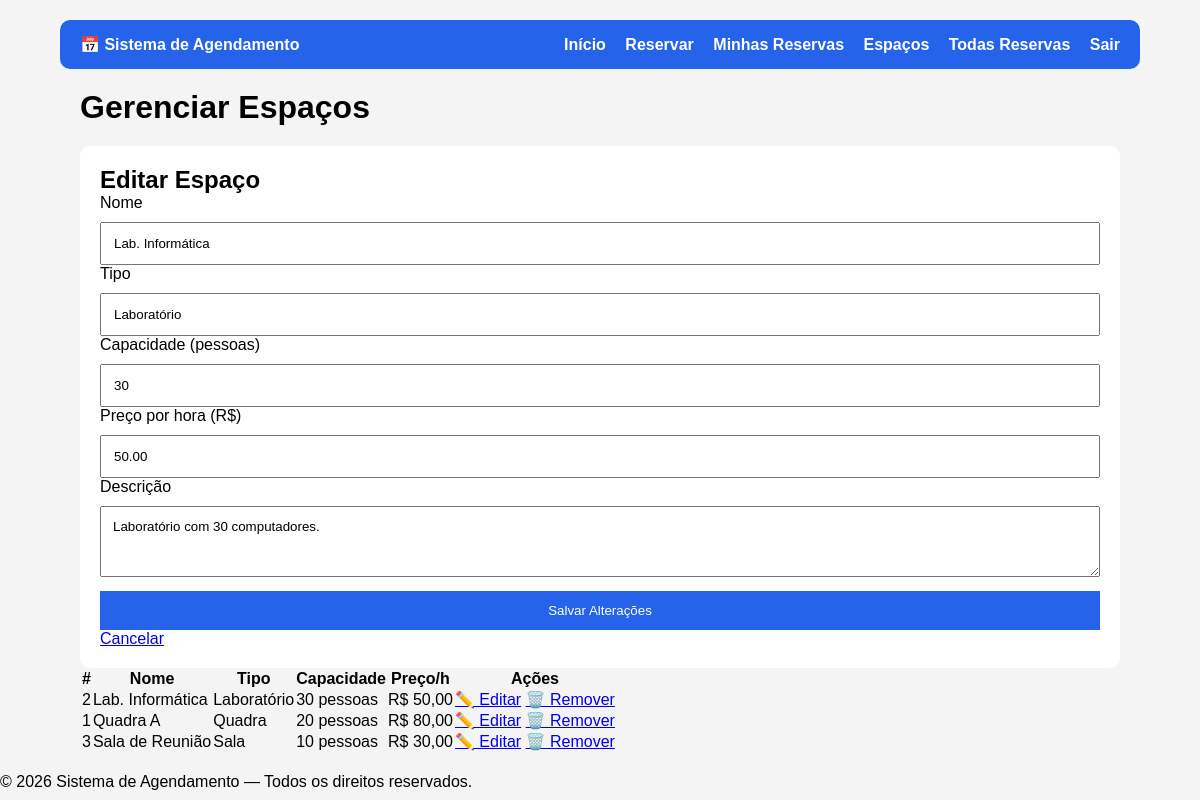
Page /admin_espacos.php?editar=2 (signed in) on the committed database.
### tables this page shows
CREATE TABLE IF NOT EXISTS espacos (
    id           INT AUTO_INCREMENT PRIMARY KEY,
    nome         VARCHAR(100)  NOT NULL,
    tipo         VARCHAR(60)   NOT NULL DEFAULT 'Espaço',    
    descricao    TEXT,
    capacidade   INT           DEFAULT NULL,
    preco_hora   DECIMAL(10,2) NOT NULL DEFAULT 0.00,
    ativo        TINYINT(1)    NOT NULL DEFAULT 1,
    criado_em    DATETIME NOT NULL DEFAULT CURRENT_TIMESTAMP
);

### public/admin_espacos.php (the view, shortened to what this page needs)
<?php
require '../config/conexao.php';
$modoEditar = null;
if (isset($_GET['editar'])) {
    $id = (int)$_GET['editar'];
    $stmtE = $conn->prepare('SELECT * FROM espacos WHERE id = ? AND ativo = 1');
    $stmtE->bind_param('i', $id);
    $stmtE->execute();
    $res = $stmtE->get_result();
    $modoEditar = $res->fetch_assoc();
}
$espacos = $conn->query('SELECT * FROM espacos WHERE ativo = 1 ORDER BY nome');
?>
<?php include '../includes/header.php'; ?>
<main class="container">
    <div class="page-top">
        <h1>Gerenciar Espaços</h1>
    </div>
    <div class="card">
        <h2><?= $modoEditar ? 'Editar Espaço' : 'Novo Espaço' ?></h2>
        <form method="POST">
            <div class="form-grid-2">
                <div>
                    <label>Nome</label>
                    <input type="text" name="nome" placeholder="Ex: Quadra B"
                           value="<?= htmlspecialchars($modoEditar['nome'] ?? $_POST['nome'] ?? '') ?>" required>
                </div>
                <div>
                    <label>Tipo</label>
                    <input type="text" name="tipo" placeholder="Ex: Quadra, Laboratório, Sala"
                           value="<?= htmlspecialchars($modoEditar['tipo'] ?? $_POST['tipo'] ?? '') ?>" required>
                </div>
                <div>
                    <label>Capacidade (pessoas)</label>
                    <input type="number" name="capacidade" min="1"
                           placeholder="Opcional"
                           value="<?= htmlspecialchars($modoEditar['capacidade'] ?? $_POST['capacidade'] ?? '') ?>">
                </div>
                <div>
                    <label>Preço por hora (R$)</label>
                    <input type="number" name="preco" step="0.01" min="0" placeholder="0.00"
                           value="<?= htmlspecialchars($modoEditar['preco_hora'] ?? $_POST['preco'] ?? '') ?>" required>
                </div>
            </div>
            <label>Descrição</label>
            <textarea name="descricao" rows="3" placeholder="Descreva o espaço..."><?= htmlspecialchars($modoEditar['descricao'] ?? $_POST['descricao'] ?? '') ?></textarea>
            <div class="form-acoes">
                <button type="submit" class="btn btn-primary">
                    <?= $modoEditar ? 'Salvar Alterações' : 'Cadastrar Espaço' ?>
                </button>
                <?php if ($modoEditar): ?>
                    <a href="admin_espacos.php" class="btn btn-outline">Cancelar</a>
                <?php endif; ?>
            </div>
        </form>
    </div>
    <?php if ($espacos->num_rows === 0): ?>
        <div class="alert alert-info">Nenhum espaço cadastrado.</div>
    <?php else: ?>
        <div class="tabela-wrap mt-1">
            <table class="tabela">
                <thead>
                    <tr>
                        <th>#</th>
                        <th>Nome</th>
                        <th>Tipo</th>
                        <th>Capacidade</th>
                        <th>Preço/h</th>
                        <th>Ações</th>
                    </tr>
                </thead>
                <tbody>
                <?php while ($e = $espacos->fetch_assoc()): ?>
                    <tr>
                        <td><?= $e['id'] ?></td>
                        <td><?= htmlspecialchars($e['nome']) ?></td>
                        <td><?= htmlspecialchars($e['tipo']) ?></td>
                        <td><?= $e['capacidade'] ? $e['capacidade'] . ' pessoas' : '—' ?></td>
                        <td>R$ <?= number_format($e['preco_hora'], 2, ',', '.') ?></td>
                        <td class="acoes-tabela">
                            <a href="admin_espacos.php?editar=<?= $e['id'] ?>"
                               class="btn btn-outline btn-sm">✏️ Editar</a>
                            <a href="admin_espacos.php?excluir=<?= $e['id'] ?>"
                               class="btn btn-danger btn-sm"
                               onclick="return confirm('Remover este espaço?')">🗑️ Remover</a>
                        </td>
                    </tr>
                <?php endwhile; ?>
                </tbody>
            </table>
        </div>
    <?php endif; ?>
</main>
<?php include '../includes/footer.php'; ?>

### public/assets/css/style.css (style rules this page uses)
* { margin:0; padding:0; box-sizing:border-box; font-family:Arial; }
body { background:#f4f4f4; }
.container { width:90%; margin:auto; padding:20px; }
.card { background:#fff; padding:20px; border-radius:10px; margin-top:20px; }
input,select,button,textarea { width:100%; padding:12px; margin-top:10px; }
button { background:#2563eb; border:none; color:white; cursor:pointer; }

### rows in the picture
espacos: nome "Lab. Informática", tipo "Laboratório", capacidade "30", preco "50.00", descricao "Laboratório com 30 computadores.", id "2", preco_hora "50,00"
espacos: id "1", nome "Quadra A", tipo "Quadra", capacidade "20", preco_hora "80,00"
espacos: id "3", nome "Sala de Reunião", tipo "Sala", capacidade "10", preco_hora "30,00"
